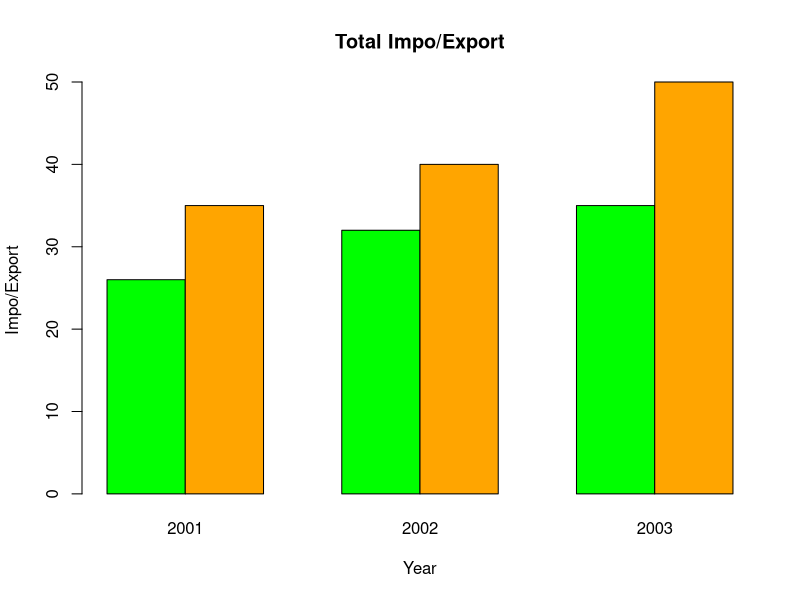

This figure's R source:
colors <- c("green", "orange")

months <- c("2001", "2002", "2003")

Values <- matrix(c(26, 35, 32, 40, 35, 50), nrow = 2)

barplot(Values, main = "Total Impo/Export", names.arg = months, xlab = "Year", ylab = "Impo/Export", col = colors, beside = TRUE)